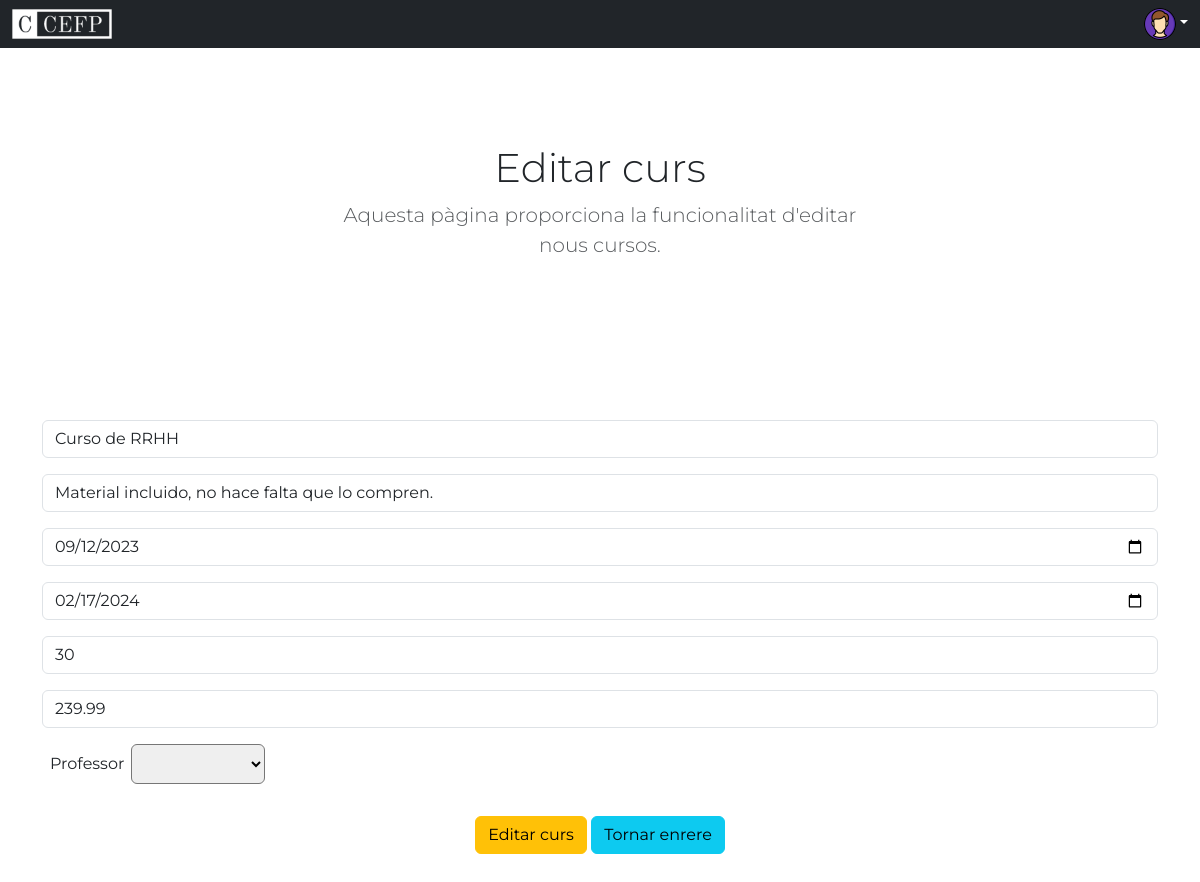
The app's page /Views/html/editar_curs.php?id=3 (signed in), older data.
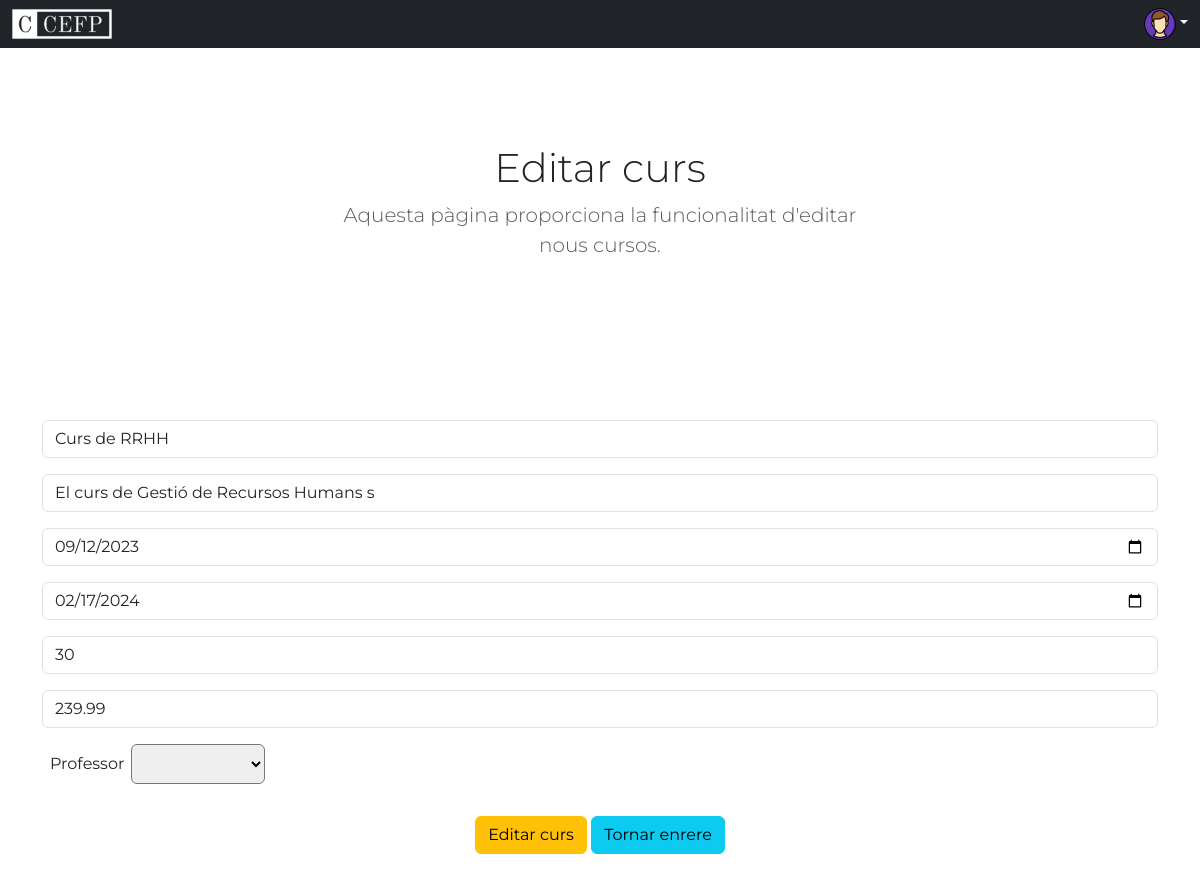
The same page, newer data.
### tables this page shows
CREATE TABLE curs (
    id_curs INT NOT NULL PRIMARY KEY AUTO_INCREMENT,
    nom_curs VARCHAR(60),
    curs_descripcio VARCHAR(1000),
    data_inici DATE,
    data_fi DATE,
    id_profesor INT,
    preu FLOAT,
    placesDisponibles INT CHECK(placesDisponibles>=0),
    FOREIGN KEY (id_profesor) REFERENCES profesors(id_profesor)
);

### Model/Cursos/ModelPanellEditar.php (called while the page is built, shortened)
<?php
class ModelPanellEditar {
    private $conn;
    public function __construct($conn) {
        $this->conn = $conn;
    }
    public function mostrarCursos($IDCurs) {
        $sql = $this->conn->prepare("SELECT * FROM curs WHERE id_curs=$IDCurs");
        $sql->execute();
        $result = $sql->get_result();
        return $result;
    }
}

### Model/Cursos/ModelOptionProfesors.php (called while the page is built, shortened)
<?php
class CrearOptionsProfessors {
    private $conn;
    public function __construct($conn) {
        $this->conn = $conn;
    }
    public function listadoProfesors()
    {
        $consulta = $this->conn->prepare("SELECT * FROM profesors");
        $consulta->execute();
        $result = $consulta->get_result();
        return $result;
    }
}

### Controller/Cursos/ControllerOptionProfesors.php (the view)
<?php include ("../../Model/Cursos/ModelOptionProfesors.php");
$nouCurs=new CrearOptionsProfessors($conn);
$result = $nouCurs->listadoProfesors();
$optionProfessor = "";
while($professor=$result->fetch_assoc()) {
    $IdProfessor = $professor["id_profesor"];
    $nomProfessor = $professor["nom"];
    $cognomProfessor = $professor["cognom"];
    $optionProfessor .= "<option value=".$IdProfessor.">".$nomProfessor." ".$cognomProfessor."</option>";
}
echo $optionProfessor;

### Controller/Cursos/ControllerPanellEditar.php
<?php
include ('../../Model/Cursos/ModelPanellEditar.php');
$mostrarCursos = new ModelPanellEditar($conn);
$IDCurs= $_GET["id"];
$result = $mostrarCursos->mostrarCursos($IDCurs);
$div_cursos = "";
while($contingut=$result->fetch_assoc()) {
    $nomCurs = $contingut["nom_curs"];
    $desc = $contingut["curs_descripcio"];
    $dataInici = $contingut["data_inici"];
    $dataFi = $contingut["data_fi"];
    $preu = $contingut["preu"];
    $placesDisponibles = $contingut["placesDisponibles"];
    $div_cursos .= "
        <div class='input-group mb-3'>
            <input type='text' name='nom_curs' class='form-control' placeholder='Nom del curs' aria-label='Nom del curs' aria-describedby='basic-addon2' value='".$nomCurs."'>
        </div>
        <div class='input-group mb-3'>
            <input type='text' name='curs_descripcio' class='form-control' placeholder='Descripció del curs' aria-label='Descripció del curs' aria-describedby='basic-addon2' value='".$desc."'>
        </div>
        <div class='input-group mb-3'>
            <input type='date' name='data_inici' class='form-control' placeholder='dd-mm-yyyy' aria-label='Data Inici' aria-describedby='basic-addon2' value='".$dataInici."'>
        </div>
        <div class='input-group mb-3'>
            <input type='date' name='data_fi' class='form-control' placeholder='dd-mm-yyyy' aria-label='Data Fi' aria-describedby='basic-addon2' value='".$dataFi."'>
        </div>
        <div class='input-group mb-3'>
            <input type='text' name='placesDisponibles' class='form-control' aria-label='Places disponibles' aria-describedby='basic-addon2' value='".$placesDisponibles."'>
        </div>
        <div class='input-group mb-3'>
            <input type='text' name='preu' class='form-control' placeholder='Preu' aria-label='Preu' aria-describedby='basic-addon2' value='".$preu."'>
        </div>";
}
echo $div_cursos;
?>

Row changes from the older to the newer data that the page shows:
changed curs: nom_curs "Curso de RRHH" → "Curs de RRHH"; curs_descripcio "Material incluido, no hace falta que lo compren." → "El curs de Gestió de Recursos Humans s"
